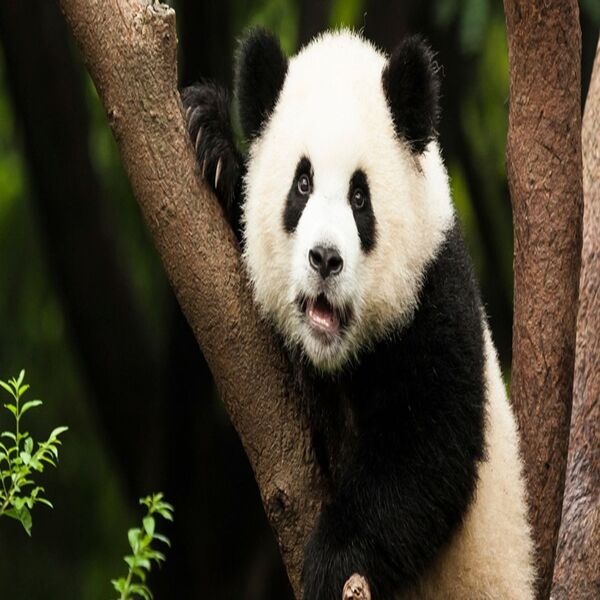
#> input picture imagen 1.jpg, 600 x 600 px
$ python 'Lectura de imagenes.py'
#> lines starting #> are read from the running program, lines starting #| are printed output that depends on the picture
#librerias
import cv2
from cv2 import imshow
import numpy as np

imgText = "Color"

#lectura de imagen
img = cv2.imread("imagen 1.jpg")
#> img is the input picture: shape (600, 600, 3); mean B, G, R 50.8, 66.9, 74.1
img2 = cv2.imread("imagen 2.jpg")
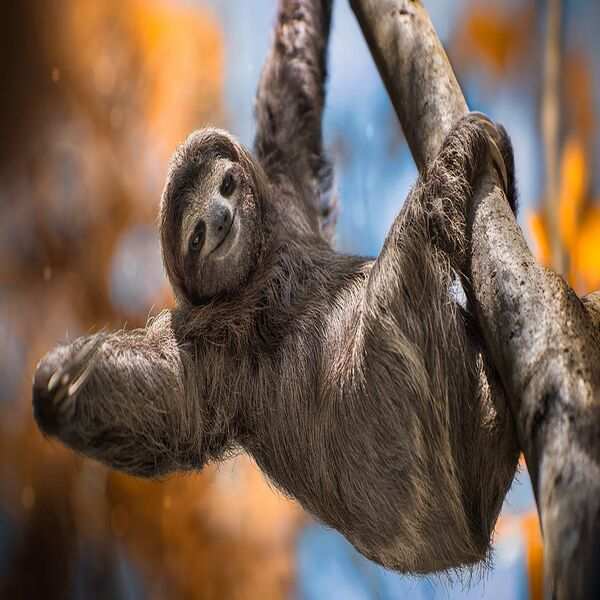
#> input picture imagen 2.jpg, 600 x 600 px
#> img2 is the input picture: shape (600, 600, 3); mean B, G, R 80.4, 95.1, 115.6
img3 = cv2.imread("imagen 3.jpg")
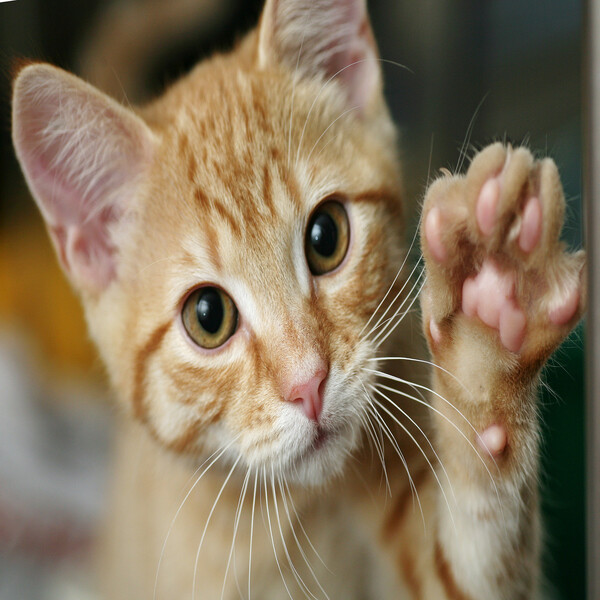
#> input picture imagen 3.jpg, 600 x 600 px
#> img3 is the input picture: shape (600, 600, 3); mean B, G, R 91.6, 116.3, 132.9

imgB = cv2.imread("imagen 1.jpg",cv2.IMREAD_GRAYSCALE)
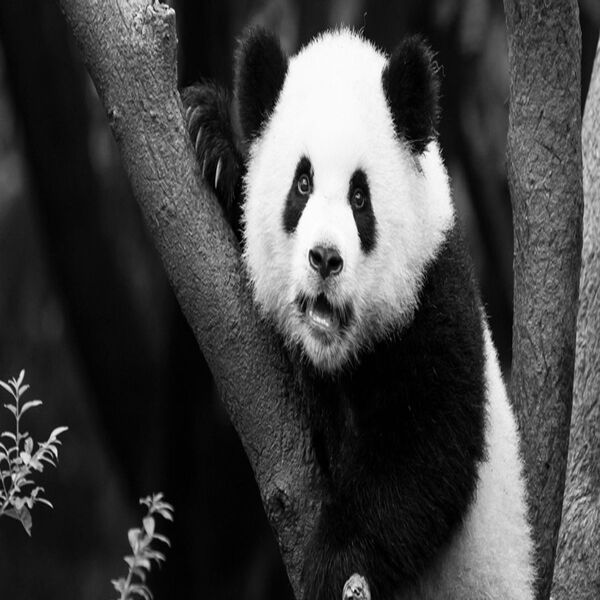
#> imgB: shape (600, 600); min 0, max 255, mean 67.2
imgB2 = cv2.imread("imagen 2.jpg",cv2.IMREAD_GRAYSCALE)
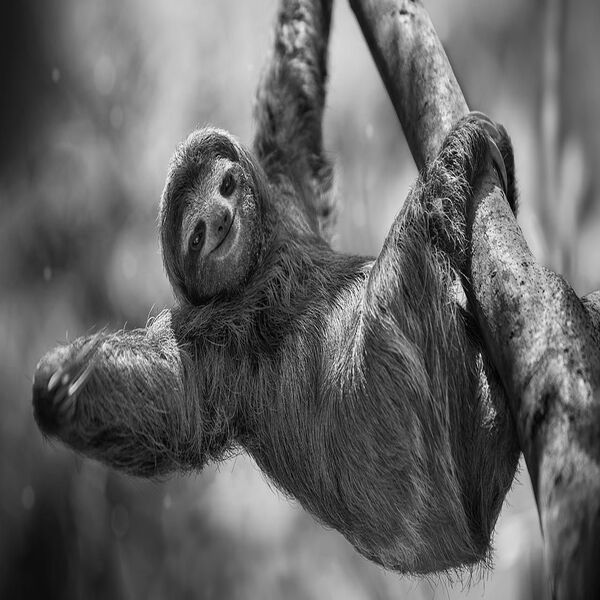
#> imgB2: shape (600, 600); min 0, max 255, mean 99.5
imgB3 = cv2.imread("imagen 3.jpg",cv2.IMREAD_GRAYSCALE)
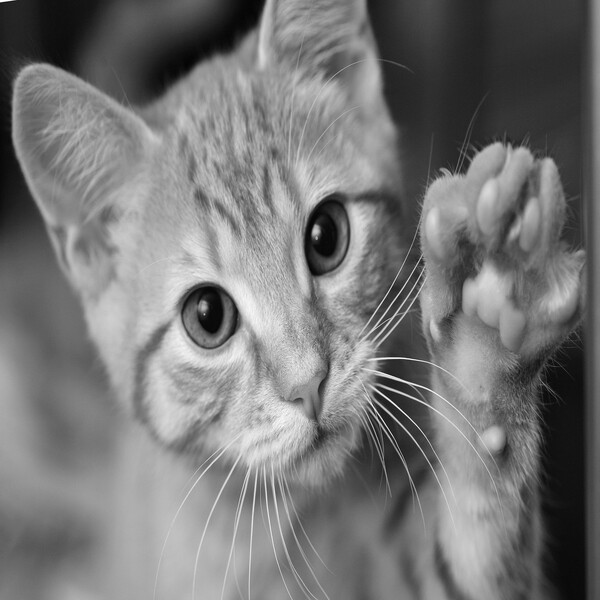
#> imgB3: shape (600, 600); min 0, max 255, mean 118.4

Hori = np.concatenate((img,img2,img3),axis=1)
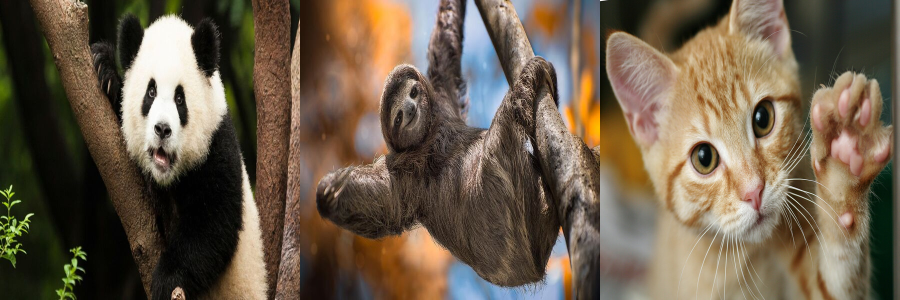
#> Hori: shape (600, 1800, 3) (shown at 1/2 size); mean B, G, R 74.3, 92.8, 107.5
Hori2 = np.concatenate((imgB,imgB2,imgB3),axis=1)
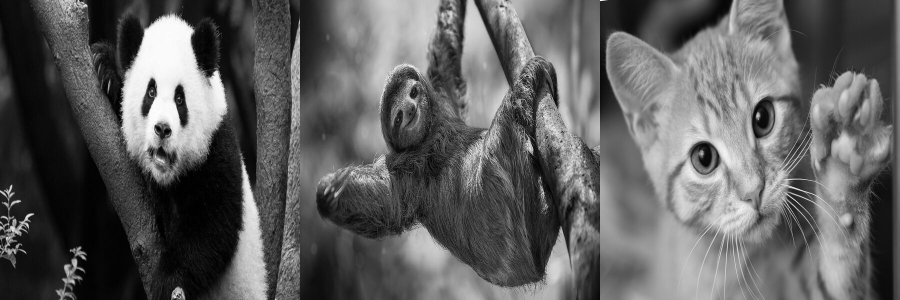
#> Hori2: shape (600, 1800) (shown at 1/2 size); min 0, max 255, mean 95.1

imshow("Imaagen a Color",Hori)
imshow("imagen a escala de grises",Hori2)

cv2.waitKey(0)
cv2.destroyAllWindows()
